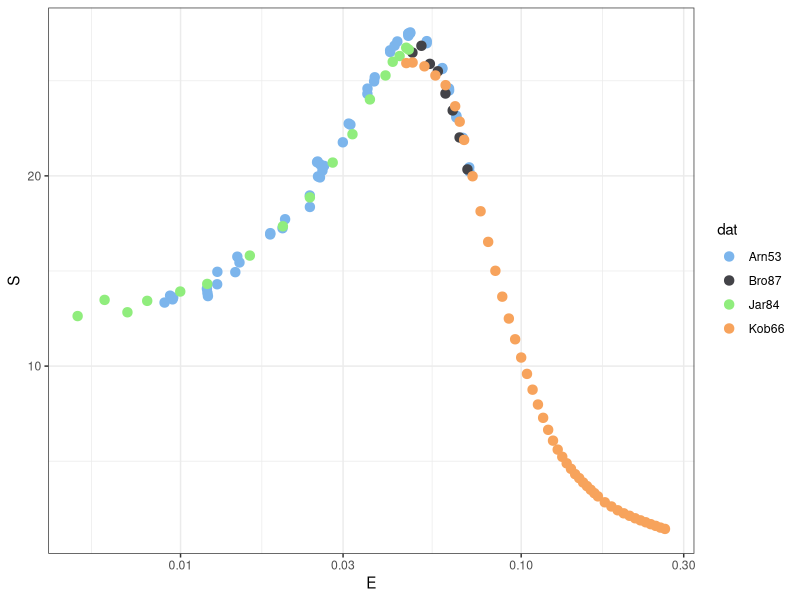

Generate this figure with R:
# Read 3HeDp 
require(ggplot2);require(ggthemes);require(dplyr);require(magrittr)

#--Get File names


# Data of interest

Arn53  <-  read.table("data_arnold.dat") %>%
  set_colnames(.,c("E","S","Stat")) %>%
  mutate(.,Syst=mean(0.02*S)) %>%  
  mutate(.,dat="Arn53") 


Bro87 <- read.table("data_brown.dat") %>%
  set_colnames(.,c("E","S","Stat")) %>%
         mutate(.,Syst= mean(0.013*S)) %>%
        mutate(.,dat="Bro87")

Jar84 <- read.table("data_jarmie.dat") %>%
  set_colnames(.,c("E","S","Stat")) %>%
  mutate(.,Syst= mean(0.0126*S)) %>%
  mutate(.,dat="Jar84")


Kob66 <- read.table("data_kobzev.dat") %>%
  set_colnames(.,c("E","S","Stat")) %>%
  mutate(.,Syst = mean(0.025*S)) %>%
  mutate(.,dat="Kob66")

# Remove bad points

ensamble <- rbind(Arn53, Bro87,Jar84,Kob66)

#ensamble <- rbind(Bame57, Brown87,Jarmie86)


write.csv(ensamble,"ensamble_Tdn.csv",row.names = F)

ggplot(ensamble,aes(x=E,y=S,color=dat))+geom_point(size=2.85)+
  theme_bw()+scale_x_log10()+scale_color_hc() 


